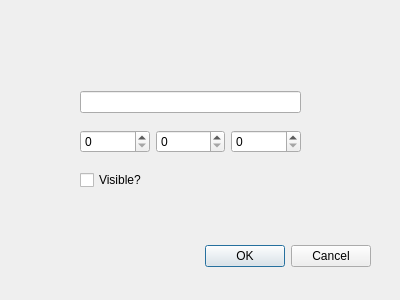
<?xml version="1.0" encoding="UTF-8"?>
<ui version="4.0">
 <class>optionDialog</class>
 <widget class="QDialog" name="optionDialog">
  <property name="geometry">
   <rect>
    <x>0</x>
    <y>0</y>
    <width>400</width>
    <height>300</height>
   </rect>
  </property>
  <property name="windowTitle">
   <string>Dialog</string>
  </property>
  <widget class="QDialogButtonBox" name="buttonBox">
   <property name="geometry">
    <rect>
     <x>30</x>
     <y>240</y>
     <width>341</width>
     <height>32</height>
    </rect>
   </property>
   <property name="orientation">
    <enum>Qt::Horizontal</enum>
   </property>
   <property name="standardButtons">
    <set>QDialogButtonBox::Cancel|QDialogButtonBox::Ok</set>
   </property>
  </widget>
  <widget class="QWidget" name="">
   <property name="geometry">
    <rect>
     <x>80</x>
     <y>80</y>
     <width>221</width>
     <height>121</height>
    </rect>
   </property>
   <layout class="QVBoxLayout" name="verticalLayout">
    <item>
     <widget class="QLineEdit" name="name">
      <property name="sizePolicy">
       <sizepolicy hsizetype="Preferred" vsizetype="Fixed">
        <horstretch>0</horstretch>
        <verstretch>0</verstretch>
       </sizepolicy>
      </property>
     </widget>
    </item>
    <item>
     <layout class="QHBoxLayout" name="horizontalLayout">
      <item>
       <widget class="QSpinBox" name="RGB1">
        <property name="maximum">
         <number>255</number>
        </property>
       </widget>
      </item>
      <item>
       <widget class="QSpinBox" name="RGB2">
        <property name="maximum">
         <number>255</number>
        </property>
       </widget>
      </item>
      <item>
       <widget class="QSpinBox" name="RGB3">
        <property name="maximum">
         <number>255</number>
        </property>
       </widget>
      </item>
     </layout>
    </item>
    <item>
     <widget class="QCheckBox" name="visible">
      <property name="text">
       <string>Visible?</string>
      </property>
      <property name="checked">
       <bool>false</bool>
      </property>
      <property name="tristate">
       <bool>false</bool>
      </property>
     </widget>
    </item>
   </layout>
  </widget>
 </widget>
 <resources/>
 <connections>
  <connection>
   <sender>buttonBox</sender>
   <signal>accepted()</signal>
   <receiver>optionDialog</receiver>
   <slot>accept()</slot>
   <hints>
    <hint type="sourcelabel">
     <x>248</x>
     <y>254</y>
    </hint>
    <hint type="destinationlabel">
     <x>157</x>
     <y>274</y>
    </hint>
   </hints>
  </connection>
  <connection>
   <sender>buttonBox</sender>
   <signal>rejected()</signal>
   <receiver>optionDialog</receiver>
   <slot>reject()</slot>
   <hints>
    <hint type="sourcelabel">
     <x>316</x>
     <y>260</y>
    </hint>
    <hint type="destinationlabel">
     <x>286</x>
     <y>274</y>
    </hint>
   </hints>
  </connection>
 </connections>
</ui>
